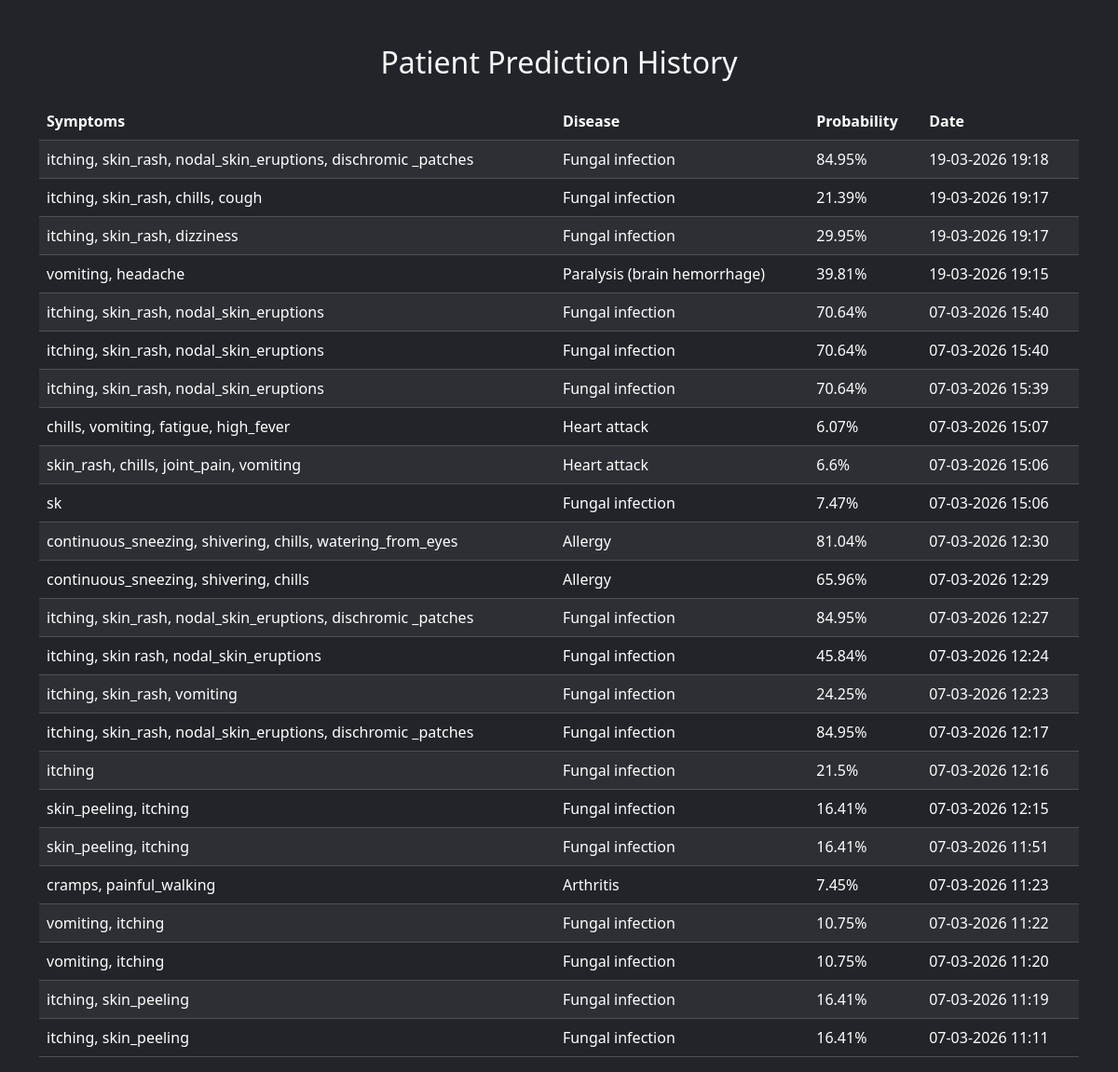
Before: /history with the older database file.
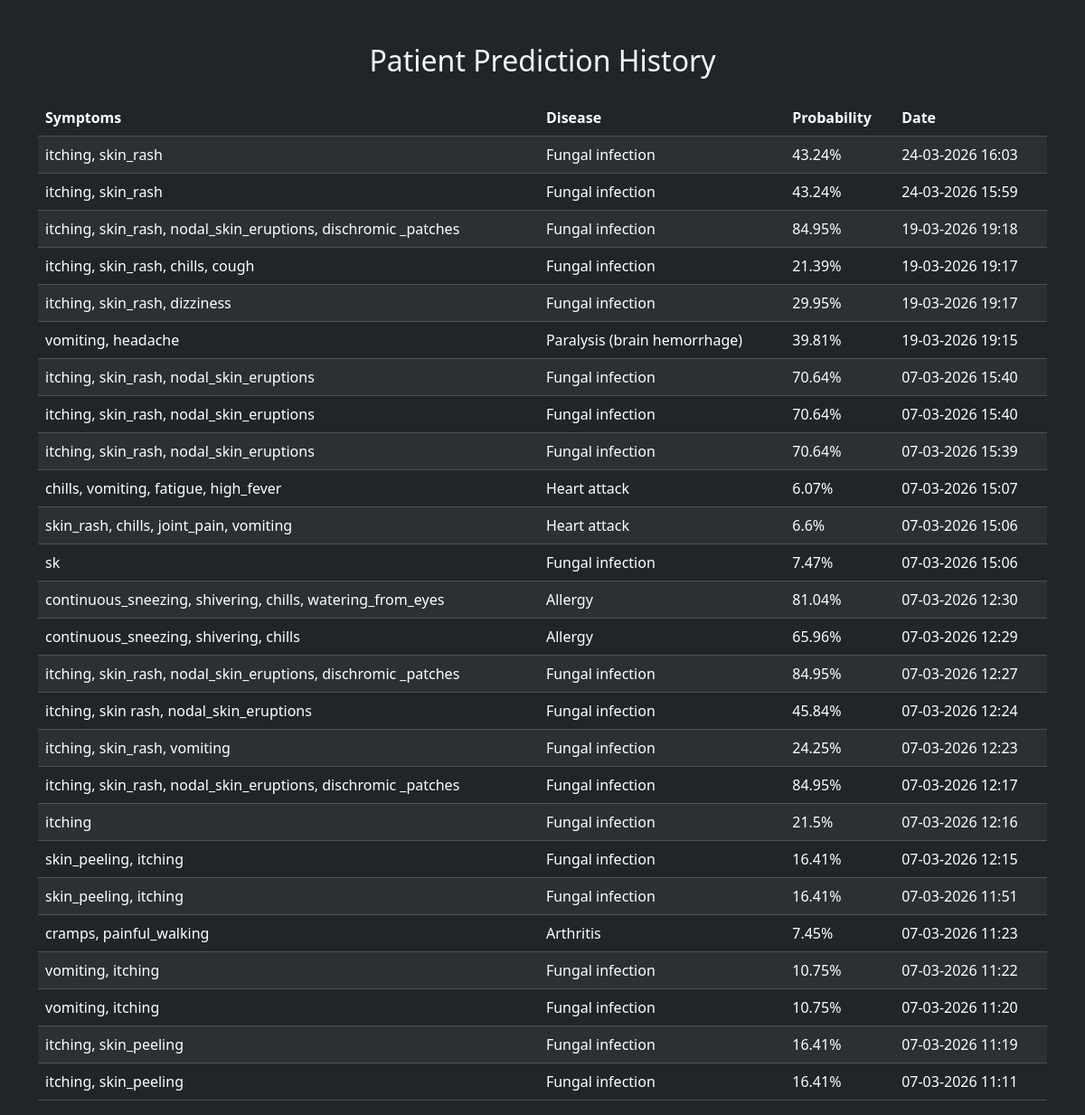
After: the same page with the newer database file.
### tables this page shows
CREATE TABLE history(
        id INTEGER PRIMARY KEY AUTOINCREMENT,
        symptoms TEXT,
        disease TEXT,
        probability REAL,
        date TEXT
    );

### main.py (the view)
@app.route("/history")
def history():
    conn = sqlite3.connect("health_history.db")
    cursor = conn.cursor()
    cursor.execute("SELECT * FROM history ORDER BY id DESC")
    records = cursor.fetchall()
    conn.close()
    return render_template("history.html", records=records)

### templates/history.html (shortened to what this page needs)
<!DOCTYPE html>
<html>
<head>
<link href="https://cdn.jsdelivr.net/npm/bootstrap@5.3.1/dist/css/bootstrap.min.css" rel="stylesheet">
</head>
<body class="bg-dark text-light">
<div class="container mt-5">
<h2 class="text-center mb-4">Patient Prediction History</h2>
<table class="table table-dark table-striped">
<thead>
<tr>
<th>Symptoms</th>
<th>Disease</th>
<th>Probability</th>
<th>Date</th>
</tr>
</thead>
<tbody>
{% for r in records %}
<tr>
<td>{{ r[1] }}</td>
<td>{{ r[2] }}</td>
<td>{{ r[3] }}%</td>
<td>{{ r[4] }}</td>
</tr>
{% endfor %}
</tbody>
</table>
</div>
</body>
</html>

Changed rows visible on the page:
added history: symptoms "itching, skin_rash", disease "Fungal infection", probability "43.24", date "24-03-2026 16:03"
added history: symptoms "itching, skin_rash", disease "Fungal infection", probability "43.24", date "24-03-2026 15:59"
